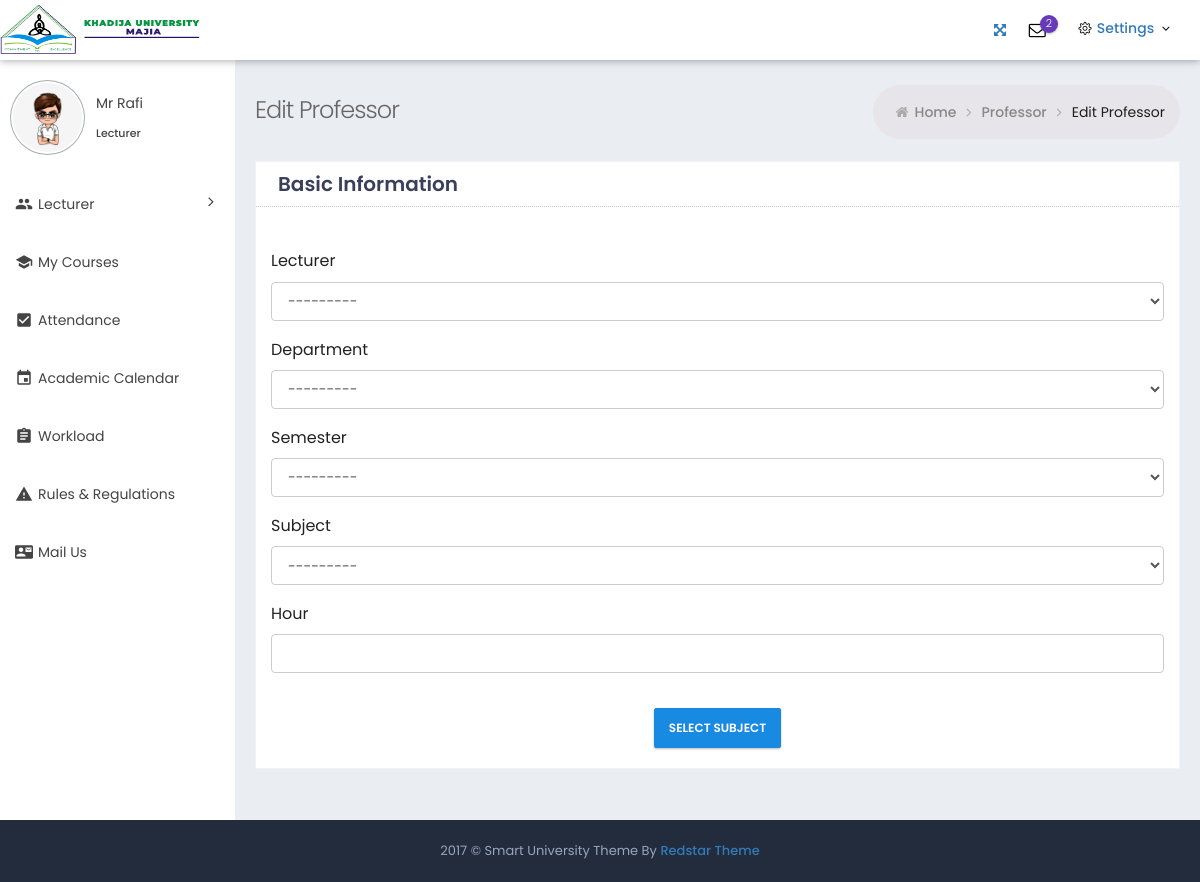
/hr/select_subject/, run on an earlier commit of the app's database.
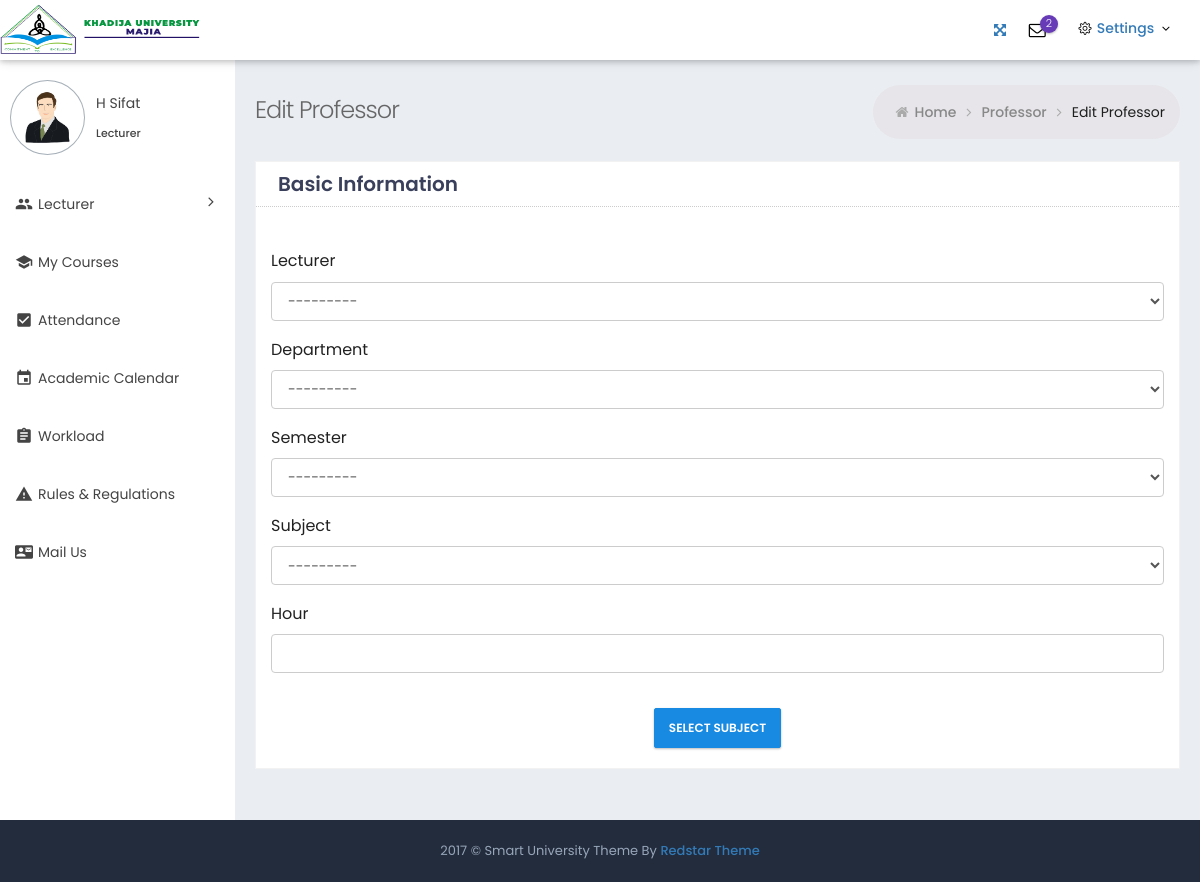
And on a later commit of the database.
### pis/models.py (models this page shows, shortened)
class Lecturer(models.Model):
    user = models.OneToOneField(
        settings.AUTH_USER_MODEL, on_delete=models.CASCADE)
    status = models.CharField(max_length=10, choices=STATUS, default='active')
    pin_number   = models.CharField(max_length=100, unique=True)
    first_name = models.CharField(max_length=40)
    middle_name = models.CharField(max_length=40)
    last_name = models.CharField(max_length=40)
    image = models.ImageField(upload_to='lecturer/images/')
    gender = models.CharField(max_length=10, choices=GENDER)
    marital_status = models.CharField(max_length=10, choices=Marital_Status)
    child = models.PositiveIntegerField()
    date_of_birth = models.DateField(default=timezone.now)
    graduate = models.IntegerField()
    postgraduate = models.IntegerField()
    phd = models.IntegerField()
    date_of_join = models.DateField(default=timezone.now)
    phone = models.CharField(max_length=15)
    email = models.EmailField(unique=True)
    address = models.TextField(blank=True)
    others = models.TextField(blank=True)
    def __str__(self):
        return self.first_name
    class Meta:
        db_table = ''
        managed = True
        verbose_name = 'Teacher'
        verbose_name_plural = 'Teachers'

### hr/views.py (the view, shortened to what this page needs)
# urls.py: path('select_subject/',views.Attendance_create_subject.as_view(), name='select_subject'),
class Attendance_create_subject(generic.CreateView):
    model = Subject_Attendence
    form_class = Student_Attendance_Form
    template_name = 'attendance_edit_subject.html'
    def get_context_data(self, *args, **kwargs):
        profile = Lecturer.objects.all()
        context = super().get_context_data(**kwargs)
        context['profile'] = profile
        return context

### hr/forms.py
class Student_Attendance_Form(forms.ModelForm):
    class Meta:
        model = Subject_Attendence
        fields = '__all__'
        widgets = {
            'date':DateInput(),
        }

### sis/models.py (called while the page is built)
    def __str__(self):
        return self.name

    def __str__(self):
        return self.name

    def __str__(self):
        return self.name

### pis/templates/attendance_edit_subject.html (shortened to what this page needs)
{% extends "s_base.html" %}
{% load static %}
{% load crispy_forms_tags %}
{% block content %}
<head>
	<link href="{% static 'fonts/simple-line-icons/simple-line-icons.min.css' %}" rel="stylesheet" type="text/css" />
	<link href="{% static 'fonts/font-awesome/css/font-awesome.min.css' %}" rel="stylesheet" type="text/css" />
	<link href="{% static 'fonts/material-design-icons/material-icon.css' %}" rel="stylesheet" type="text/css" />
	<link href="{% static 'assets/plugins/bootstrap/css/bootstrap.min.css' %}" rel="stylesheet" type="text/css" />
	<link rel="stylesheet" href="{% static 'assets/plugins/material/material.min.css' %}">
	<link rel="stylesheet" href="{% static 'assets/css/material_style.css' %}">
	<link href="{% static 'assets/css/theme/light/theme_style.css' %}" rel="stylesheet" id="rt_style_components" type="text/css" />
	<link href="{% static 'assets/css/theme/light/style.css' %}" rel="stylesheet" type="text/css" />
	<link href="{% static 'assets/css/plugins.min.css' %}" rel="stylesheet" type="text/css" />
	<link href="{% static 'assets/css/responsive.css' %}" rel="stylesheet" type="text/css" />
	<link href="{% static 'assets/css/theme/light/theme-color.css' %}" rel="stylesheet" type="text/css" />
	<link href="{% static 'assets/plugins/dropzone/dropzone.css' %}" rel="stylesheet" media="screen">
	<link rel="stylesheet" href="{% static 'assets/plugins/material-datetimepicker/bootstrap-material-datetimepicker.css' %}" />
</head>
<body
	class="page-header-fixed sidemenu-closed-hidelogo page-content-white page-md header-white white-sidebar-color logo-indigo">
	<div class="page-wrapper">
{% include "base/header.html" %}
		<div class="page-container">
		{% include "l_sidebar.html" %}
			<div class="page-content-wrapper">
				<div class="page-content">
					<div class="page-bar">
						<div class="page-title-breadcrumb">
							<div class=" pull-left">
								<div class="page-title">Edit Professor</div>
							</div>
							<ol class="breadcrumb page-breadcrumb pull-right">
								<li><i class="fa fa-home"></i>&nbsp;<a class="parent-item"
										href="index.html">Home</a>&nbsp;<i class="fa fa-angle-right"></i>
								</li>
								<li><a class="parent-item" href="#">Professor</a>&nbsp;<i class="fa fa-angle-right"></i>
								</li>
								<li class="active">Edit Professor</li>
							</ol>
						</div>
					</div>
					<div class="row">
						<div class="col-sm-12">
							<div class="card-box">
								<div class="card-head">
									<header>Basic Information</header>
								</div>
									<div class="col-lg-12 p-t-20">
										<div class="mdl-textfield mdl-js-textfield txt-full-width">
											<form method="post">
												{{ form|crispy }}
												<div class="col-lg-12 p-t-20 text-center">
													<button type="submit" class="btn btn-primary">Select Subject</button>
												</div>
											  </form>
										</div>
									</div>
									</div>
								</div>
							</div>
						</div>
					</div>
				</div>
			</div>
		<div class="page-footer">
			<div class="page-footer-inner"> 2017 &copy; Smart University Theme By
				<a href="mailto:redstartheme@gmail.com" target="_top" class="makerCss">Redstar Theme</a>
			</div>
		</div>
</body>
{% endblock content %}

### pis/templates/l_sidebar.html (shortened to what this page needs)
{% load static %}
			<div class="sidebar-container">
				<div class="sidemenu-container navbar-collapse collapse fixed-menu">
					<div id="remove-scroll" class="left-sidemenu">
						<ul class="sidemenu  page-header-fixed slimscroll-style" data-keep-expanded="false"
							data-auto-scroll="true" data-slide-speed="200" style="padding-top: 20px">
							{% for profile in profile  %}
							<li class="sidebar-user-panel">
								<div class="user-panel">
									<div class="pull-left image">
										<img src="{{profile.image.url}}" class="img-circle user-img-circle"
											alt="User Image" />
									</div>
									<div class="pull-left info">
										<p> {{profile.first_name}}  {{profile.middle_name}}</p>
										<a href="#">
											<span class="txtOnline">
												Lecturer </span></a>
									</div>
								</div>
							</li>
							<li class="nav-item">
								<a href="#" class="nav-link nav-toggle"><i class="material-icons">group</i>
									<span class="title">Lecturer</span>
								</a>
							</li>
							<li class="nav-item">
								<a href="{% url 'lecturer:my_course' %}" class="nav-link nav-toggle"> <i class="material-icons">school</i>
									<span class="title">My Courses</span>
								</a>
							</li>
							<li class="nav-item">
								<a href="{% url 'lecturer:attendance' %}" class="nav-link nav-toggle"> <i class="material-icons">check_box</i>
									<span class="title">Attendance</span>
								</a>
							</li>
							<li class="nav-item">
								<a href="event.html" class="nav-link nav-toggle"> <i class="material-icons">event</i>
									<span class="title">Academic Calendar</span>
								</a>
							</li>
							<li class="nav-item">
								<a href="{% url 'lecturer:workload' %}" class="nav-link nav-toggle"> <i class="material-icons">assignment</i>
									<span class="title">Workload</span>
								</a>
							</li>
							<li class="nav-item">
								<a href="{% url 'lecturer:guide_line' %}" class="nav-link nav-toggle"> <i class="material-icons">warning</i>
									<span class="title">  Rules & Regulations </span>
								</a>
							</li>
							<li class="nav-item">
								<a href="{% url 'lecturer:l_contact' %}" class="nav-link nav-toggle"> <i class="material-icons">contact_mail</i>
									<span class="title"> Mail Us </span>
								</a>
							</li>
							{% endfor %}
						</ul>
					</div>
				</div>
			</div>

What changed in the data, as far as the page shows it:
removed Lecturer: image (picture), first_name "Mr", middle_name "Rafi"
added Lecturer: image (picture), first_name "H", middle_name "Sifat"
